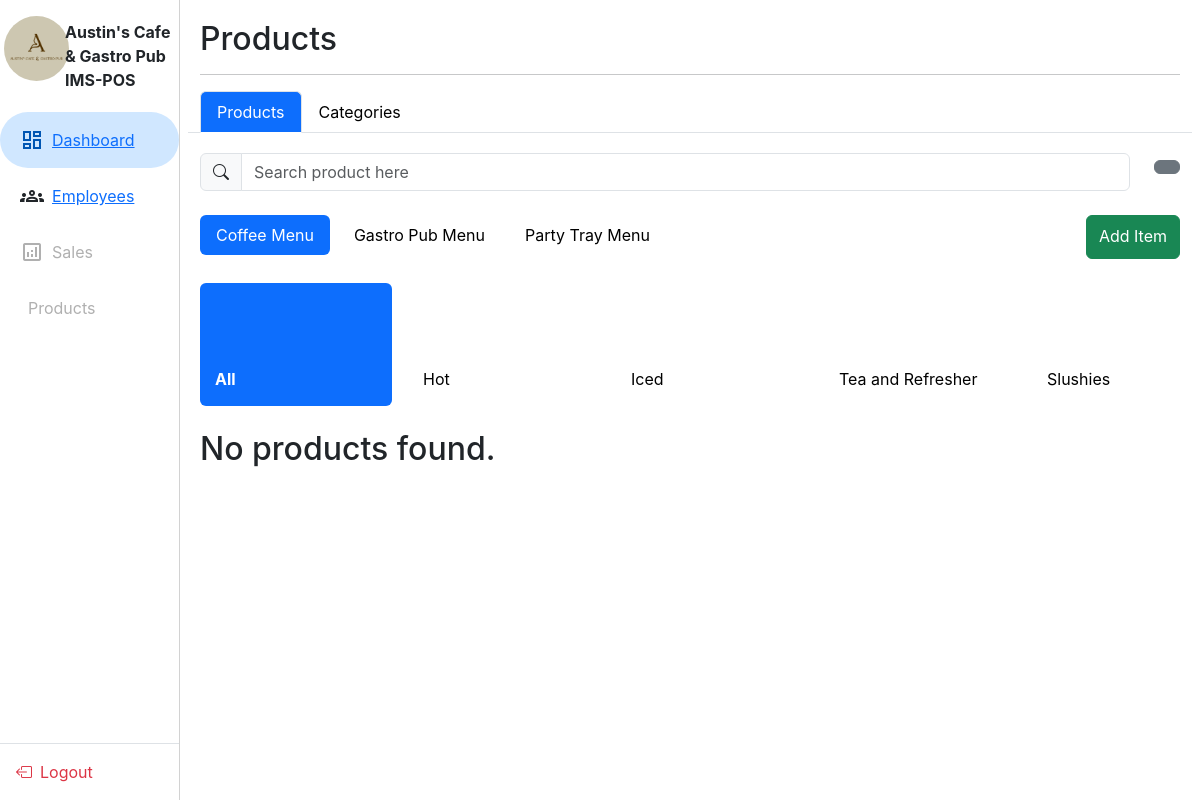
/Admin/adminProducts.php, run on the app's committed database.
### tables this page shows
CREATE TABLE `tbl_menuclass` (
  `menuID` int(11) NOT NULL,
  `menuName` varchar(50) NOT NULL
);

CREATE TABLE `tbl_categories` (
  `categoryID` int(11) NOT NULL,
  `categoryName` varchar(40) NOT NULL,
  `categoryIcon` varchar(50) NOT NULL,
  `menuID` int(11) DEFAULT NULL
);

### Admin/adminProducts.php (the view, shortened to what this page needs)
<!DOCTYPE html>
<html lang="en">
<head>
    <?php require_once('../Login/database.php'); ?>
    <link rel="stylesheet" href="https://cdn.jsdelivr.net/npm/sweetalert2@11/dist/sweetalert2.min.css">
    <?php include 'adminCDN.php'; ?>
    <link rel="stylesheet" type="text/css" href="styles/adminProducts.css">
</head>
<body style="font-family: Inter, Arial">
    <header>
        <?php include 'adminNavBar.php'; ?>
    </header>
    <div id="adminContent">
        <h2>Products</h2>
        <hr />
        <div class="row" style="margin-bottom: 20px;">
            <ul class="nav nav-tabs" id="myTab" role="tablist" style="padding-left: 12px;">
                <li class="nav-item" role="presentation">
                    <button class="nav-link active" id="home-tab" data-bs-toggle="tab" data-bs-target="#productsTab" type="button" role="tab" aria-controls="home-tab-pane" aria-selected="true">
                        Products
                    </button>
                </li>
                <li class="nav-item" role="presentation">
                    <button class="nav-link" id="profile-tab" data-bs-toggle="tab" data-bs-target="#categoriesTab" type="button" role="tab" aria-controls="profile-tab-pane" aria-selected="false">
                        Categories
                    </button>
                </li>
            </ul>
        </div>
        <div class="tab-content" id="myTabContent">
            <div class="">
                <div class="row">
                    <div class="col">
                        <div class="input-group flex-nowrap">
                            <span class="input-group-text" id="addon-wrapping">
                            <i class="bi-search"></i></span> <input type="text" class="form-control" placeholder="Search product here" aria-describedby="addon-wrapping">
                        </div>
                    </div>
                    <div class="col-auto">
                        <button class="btn btn-secondary" type="button" >
                        </button>
                    </div>
                </div>
            </div>
            <br />
            <div id="productsTab" class="tab-pane fade show active">
                <ul class="nav nav-pills" id="pills-tab" role="tablist">
                    <?php
                        $arrTabs = array();
                        $index = 0;
                        $getMenu = "SELECT * from tbl_menuclass;";
                        $result = $conn->prepare("$getMenu");
                        $result->execute();
                        if($result->rowCount() > 0){
                            while($row = $result->fetch()){
                                $menuName = explode(' ', trim($row['menuName']))[0];
                                $arrTabs[] =  strtolower($menuName)."MenuTab";
                                if($index == 0){
                                    $isTabActive = "active";
                                }else{
                                    $isTabActive = "";
                                }
                                echo '<li class="nav-item" role="presentation">
                                        <button class="nav-link '.$isTabActive.' me-2" id="'.$arrTabs[$index].'Tab" data-bs-toggle="pill" data-bs-target="#'.$arrTabs[$index].'" type="button" role="tab" aria-controls="pills-home" aria-selected="true">'.$row['menuName'].'</button>
                                    </li>';
                                    $index++;
                                }
                        }
                    ?>
                    <li class="nav-item ms-auto" role="presentation">
                        <button class="btn btn-success h-100 pt-2" id="partytrayMenu" data-bs-toggle="modal" data-bs-target="#addProductModal">Add Item
                        </button>
                    </li>
                </ul>
                <br />
                <div class="tab-content" id="pills-tabContent">
                    <?php
                    $index = 0;
                    $getMenu = "SELECT * from tbl_menuclass;";
                    $result = $conn->prepare("$getMenu");
                    $result->execute();
                    if($result->rowCount() > 0){
                        while($row = $result->fetch()){
                            $currID = $row['menuID'];
                            $searchCategories = "SELECT categoryID, categoryName, categoryIcon FROM tbl_categories WHERE menuID = $currID;";
                            $categories = $conn->prepare("$searchCategories");
                            $categories->execute();
                            if($index == 0){
                                $isActive = "active";
                            }else{
                                $isActive = "";
                            }
                            echo'
                            <div class="tab-pane fade show '.$isActive.'" id="'.$arrTabs[$index].'" role="tabpanel" aria-labelledby="pills-home-tab" tabindex="0">
                            ';
                            echo'
                                <div class="">
                                <ul class="nav nav-pills d-flex flex-row flex-nowrap overflow-x-scroll" id="pills-tab" role="tablist">
                            ';
                            $menuCategoryName = explode(' ', trim($row['menuName']))[0];
                            $allTab = false;
                            if(!$allTab){
                                $isActiveCat = "fw-bold active";
                                echo'
                                <li class="nav-item" role="presentation">
                                    <button class="nav-link '.$isActiveCat.'  flex-shrink-0 align-baseline me-3 nav-item"  style="width: 12rem; text-align: left; padding:15px;" data-bs-toggle="pill" data-bs-target="#all'.$menuCategoryName.'Row" role="tab" aria-selected="true">
                                        <span>
                                            <i class="fi fi-ss-apps" id="categoryIcon"></i>
                                        </span>
                                        <br />
                                        <br />
                                        <p class="card-text" >All</p>
                                    </button>
                                </li>
                                ';
                            }
                            while($category = $categories->fetch()){
                                $explodeCategory = explode(' ', trim($category['categoryName']))[0];
                                $tabName = strtolower($explodeCategory).$menuCategoryName."Row";
                                echo'
                                <li class="nav-item" role="presentation">
                                    <button class="nav-item nav-link flex-shrink-0 align-baseline me-3 "  style="width: 12rem; text-align: left; padding:15px;" data-bs-toggle="pill" data-bs-target="#'.$tabName.'" role="tab" aria-selected="true">
                                                <span>
                                                    <i class="'.$category['categoryIcon'].'" id="categoryIcon"></i>
                                                </span>
                                                <br />
                                                <br />
                                                <p class="card-text" >'.$category['categoryName'].'</p>
                                    </button>
                                </li>
                                ';
                            }
                            echo '</ul></div>';
                            echo'
                                <br />
                                <div id="pills-tabContent" class="tab-content products">
                            ';
                            $allRow = false;
                            if(!$allRow){
                                $ifShow = "show active";
                                $searchProducts = "SELECT tbl_menu.productID, tbl_menu.productName, tbl_menu.productImage, tbl_menu.productPrice, tbl_categories.categoryName, tbl_categories.categoryIcon FROM tbl_menu INNER JOIN tbl_categories ON tbl_menu.categoryID = tbl_categories.categoryID  WHERE tbl_menu.menuID = $currID;";
                                $products = $conn->prepare("$searchProducts");
                                $products->execute();
                                echo'<div class="tab-pane fade '.$ifShow.'" id="all'.$menuCategoryName.'Row">
                                    <div class="row">
                                ';
                                if($products->rowCount()  <= 0){
                                    echo'
                                    <h2>No products found.</h2>';
                                }
                                echo'</div>
                                </div>';
                            }
                            echo'
                                </div>
                            ';
                            echo '</div>';
                            $index++;
                        }
                    }
                    echo'
                        </div>
                    </div>';
                    ?>
        </div>
    </div>
</body>
</html>

### Admin/adminCDN.php (shortened to what this page needs)
<link href="https://cdn.jsdelivr.net/npm/bootstrap@5.3.3/dist/css/bootstrap.min.css" rel="stylesheet">
<link rel="stylesheet" href="https://cdn.jsdelivr.net/npm/flatpickr/dist/flatpickr.min.css">
<link rel='stylesheet' href='https://cdn-uicons.flaticon.com/2.6.0/uicons-regular-rounded/css/uicons-regular-rounded.css'>
<link rel='stylesheet' href='https://cdn-uicons.flaticon.com/2.6.0/uicons-solid-rounded/css/uicons-solid-rounded.css'>
<link rel='stylesheet' href='https://cdn-uicons.flaticon.com/2.6.0/uicons-solid-straight/css/uicons-solid-straight.css'>
<link rel='stylesheet' href='https://cdn-uicons.flaticon.com/2.6.0/uicons-bold-rounded/css/uicons-bold-rounded.css'>
<link rel='stylesheet' href='https://cdn-uicons.flaticon.com/2.6.0/uicons-thin-rounded/css/uicons-thin-rounded.css'>
<link href="https://cdn.jsdelivr.net/npm/bootstrap-icons/font/bootstrap-icons.css" rel="stylesheet">
<link rel="stylesheet" href="https://cdn.datatables.net/2.2.1/css/dataTables.dataTables.css" />
<link rel="stylesheet" href="https://cdnjs.cloudflare.com/ajax/libs/twitter-bootstrap/5.3.0/css/bootstrap.min.css">
<link rel="stylesheet" href="https://cdn.datatables.net/2.2.1/css/dataTables.bootstrap5.css">
<link rel="stylesheet" href="https://cdn.datatables.net/responsive/3.0.3/css/responsive.bootstrap5.css">
<link rel="stylesheet" href="https://cdn.datatables.net/2.2.1/css/dataTables.dataTables.css">
<link rel="stylesheet" href="https://cdn.datatables.net/buttons/3.2.0/css/buttons.bootstrap5.css">
<link rel="stylesheet" href="https://cdnjs.cloudflare.com/ajax/libs/font-awesome/4.7.0/css/font-awesome.min.css">
<link rel="stylesheet" href="https://cdn.jsdelivr.net/npm/@mdi/font/css/materialdesignicons.min.css">
<link rel="stylesheet" href="https://cdnjs.cloudflare.com/ajax/libs/font-awesome/6.4.2/css/all.min.css">
<link rel="stylesheet" type="text/css" href="styles/adminNav.css">
<link rel="stylesheet" type="text/css" href="styles/adminDashboard.css">

### Admin/adminNavBar.php (shortened to what this page needs)
<body style="font-family: Inter, sans-serif;">
<div class="offcanvas offcanvas-start show" id="nav" tabindex="1" data-bs-scroll="true" data-bs-backdrop="false">
        <div class="p-3">
            <div>
            <div class="row">
                <div class="col-md-8 col-xl-4 col-lg-12 p-0">
                    <img src="resources/logo.png" alt="Logo" style="width: 65px; height: 65px; object-fit: cover;" class="rounded-circle">
                </div>
                <div class="col-md-8 col-xl-8 col-lg-12 p-1">
                    <span id="offcanvasScrollingLabel" class="flex-grow-1 w-75" style="font-size: 16px;"><b>Austin's Cafe & Gastro Pub IMS-POS</b></span>
                </div>
            </div>
            </div>
        </div>
    <div class="offcanvas-body p-0">
        <ul class="list-group list-group-flush">
            <li class="list-group-item border-0 py-3 active d-flex align-items-center">
                <span class="material-symbols-outlined">
                </span>
                <a href="adminDashboard.php"><span class="ms-2">Dashboard</span></a>
            </li>
            <li class="list-group-item border-0 py-3 d-flex align-items-center">
                <span class="material-symbols-outlined">
                </span>
                <a href='/Austin-sIMS-POS/Admin/adminEmployees.php'><span class="ms-2">Employees</span></a>
            </li>
                <li class="list-group-item border-0 py-3 d-flex align-items-center text-muted">
                    <span class="material-symbols-outlined">
                    </span>
                    <span class="ms-2">Sales</span>
                </li>
                <li class="list-group-item border-0 py-3 d-flex align-items-center text-muted">
                    <span class="ms-2">Products</span>
                </li>
            </ul>
        </div>
        <div class="offcanvas-footer border-top p-3">
            <a href="/Austin-sIMS-POS/Login/logout.php" class="d-flex align-items-center text-danger text-decoration-none">
                <i class="bi bi-box-arrow-left"></i>
                <span class="ms-2">Logout</span>
            </a>
        </div>
    </div>

### Admin/styles/adminNav.css (style rules this page uses)
#nav { position: fixed; width: 15%; }
.list-group-item { border: none; padding: 10px 20px; border-radius: 10px; transition: all 0.3s ease; }
.list-group-item.active { background-color: #d0e7ff; color: #0056b3; border-radius: 50px; }
.text-muted { color: #b0b0b0 !important; }

### Admin/styles/adminDashboard.css (style rules this page uses)
#adminContent { position: relative; height: 100vh; width: calc(100% - 15%); left: 15%; padding: 20px; overflow-x: hidden; }
.nav-link, .nav-link:hover, .nav-link.active { color: black; }

### Admin/styles/adminProducts.css (style rules this page uses)
.nav-link.active { background-color: #0d6efd !important; color: white !important; }

### data on the page
tbl_menuclass: menuName "Coffee Menu"
tbl_menuclass: menuName "Gastro Pub Menu"
tbl_menuclass: menuName "Party Tray Menu"
tbl_categories: categoryName "Hot"
tbl_categories: categoryName "Iced"
tbl_categories: categoryName "Tea and Refresher"
tbl_categories: categoryName "Slushies"
